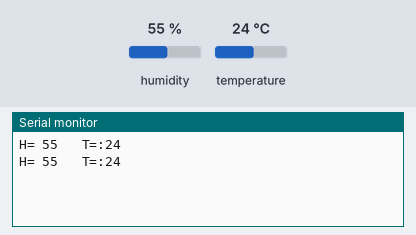
Bench run of a sketch on a simulated Arduino Uno, built with avr-gcc and run on an emulated ATmega328P. Parts: the last lines printed to the serial monitor. The inputs (shaded band) are chosen by the test bench; at power-on: humidity 55 %, temperature 24 °C.

Above: at 2.8 s.
2.9 s: humidity set to 22 %
At 5.0 s:
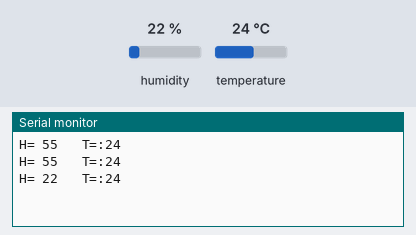
5.6 s: temperature set to 12 °C
At 7.4 s:
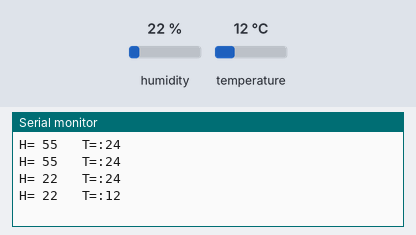
8.3 s: humidity set to 40 %
At 10.9 s:
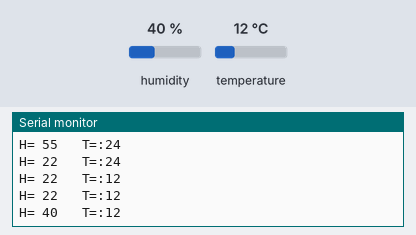
Timing chart, 0 to 12.4 s (numbered marks = the images above; inputs shaded):
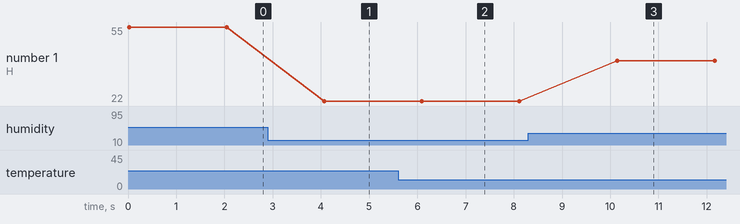

Measured:
- after the input at 2.9 s, the serial monitor: prints a new line after 1.2 s (image 1)
- after the input at 5.6 s, the serial monitor: prints a new line after 0.49 s (image 2)
- after the input at 8.3 s, the serial monitor: prints a new line after 1.8 s (image 3)
- plotted number 1: 55 → 22 after the input at 2.9 s, 22 → 40 after the input at 8.3 s

The sketch:

temp.ino
```cpp
#include <dht11.h>

const int sensor_pin = 2;

dht11 senzor;
void setup() {
  // put your setup code here, to run once:
  Serial.begin(9600);
}

void loop() {
  int valoare = senzor.read(sensor_pin);
  Serial.print("H= ");
  Serial.print(senzor.humidity);
   Serial.print("   ");

  Serial.print("T=:");
  Serial.print(senzor.temperature);
  Serial.println();
  delay(2000);
  // put your main code here, to run repeatedly:

}
```
